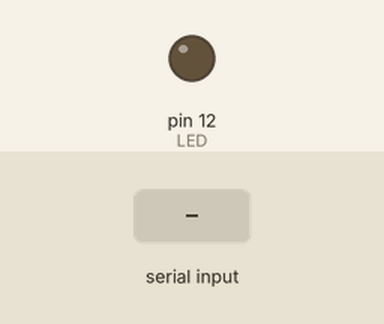
Simulated run of this sketch. Board: Arduino Uno, built with avr-gcc and run on an emulated ATmega328P. On the bench: output pins drawn as LEDs (lit = HIGH). Inputs (shaded band) come from the test bench. Pins used as bus, display or sensor lines are not drawn.

Above: at 1.2 s.
1.3 s: "0" received over Serial
At 2.5 s:
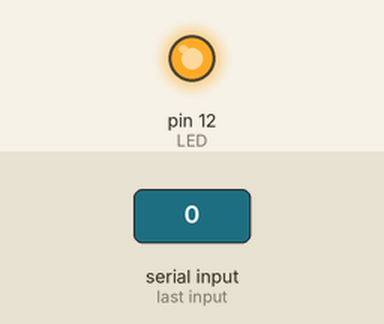
2.8 s: "1" received over Serial
At 3.8 s:
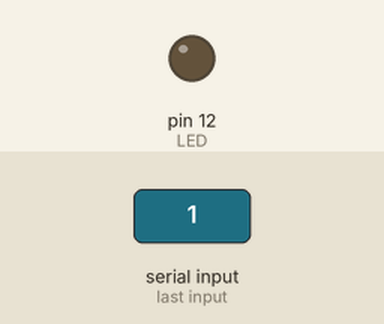
Timing chart, 0 to 5.8 s (numbered marks = the images above; inputs shaded):
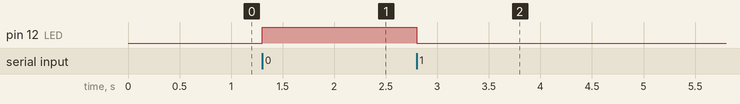

Measured:
- after the input at 1.3 s, pin 12 (LED): LOW → HIGH at once
- after the input at 2.8 s, pin 12 (LED): HIGH → LOW at once

The sketch:

nano_2_rs485_2_led.ino
```cpp
#include <SoftwareSerial.h>
#define DE 3
#define RE 2

SoftwareSerial RS485Serial(10, 11); // RX=10, TX=11
#define LED 12

char val;

void setup() {
  pinMode(LED, OUTPUT);
  Serial.begin(9600);

  pinMode(DE, OUTPUT);
  pinMode(RE, OUTPUT);
  digitalWrite(DE, HIGH); // always TX
  digitalWrite(RE, HIGH); // always TX

  RS485Serial.begin(9600);
}

void loop() {
  if (Serial.available()) {
    val = Serial.read();

    if (val == '1') { // released
      digitalWrite(LED, LOW);
      RS485Serial.println("LED_OFF");
    }
    else if (val == '0') { // pressed
      digitalWrite(LED, HIGH);
      RS485Serial.println("LED_ON");
    }
  }
}
```
